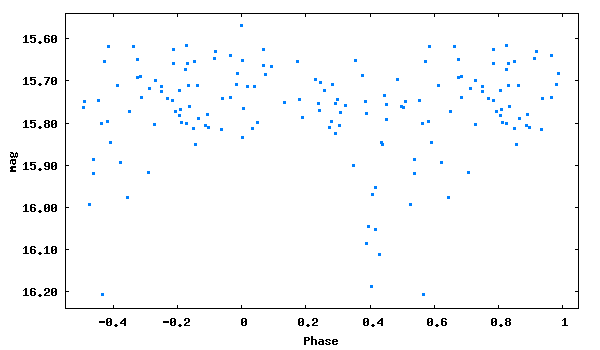

The script that saved this image:
set term png size 600,350 medium
set colors classic
set output 'phase_lc_13.png'
set xlabel 'Phase'
set ylabel 'mag'
#set title 'JDmax = 2450371.33000 + 1.2758601 x E'
set format y '%5.2f'
plot [-0.55:1.05][16.24:15.54] "phase_lc_13.dat" linecolor 3 pointtype 5 pointsize 0.3 title ""
